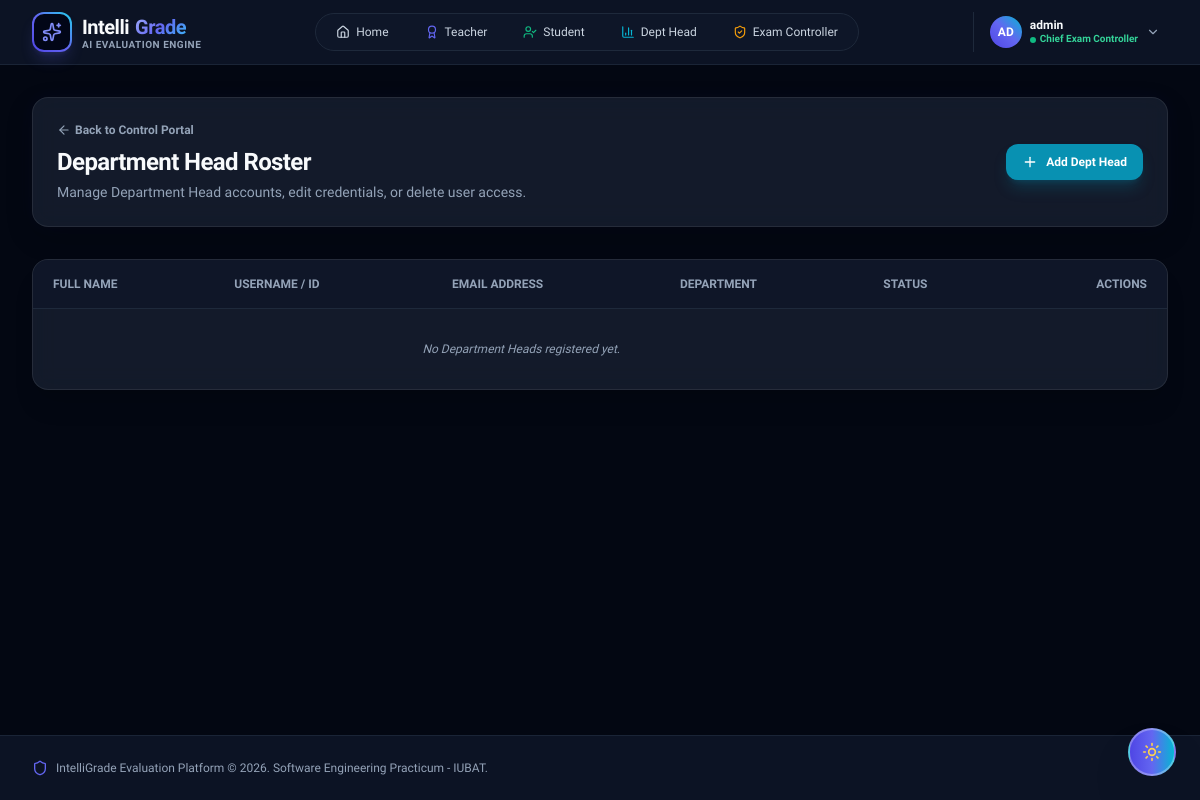
The app's page /controller/dept-heads/ (signed in), older data.
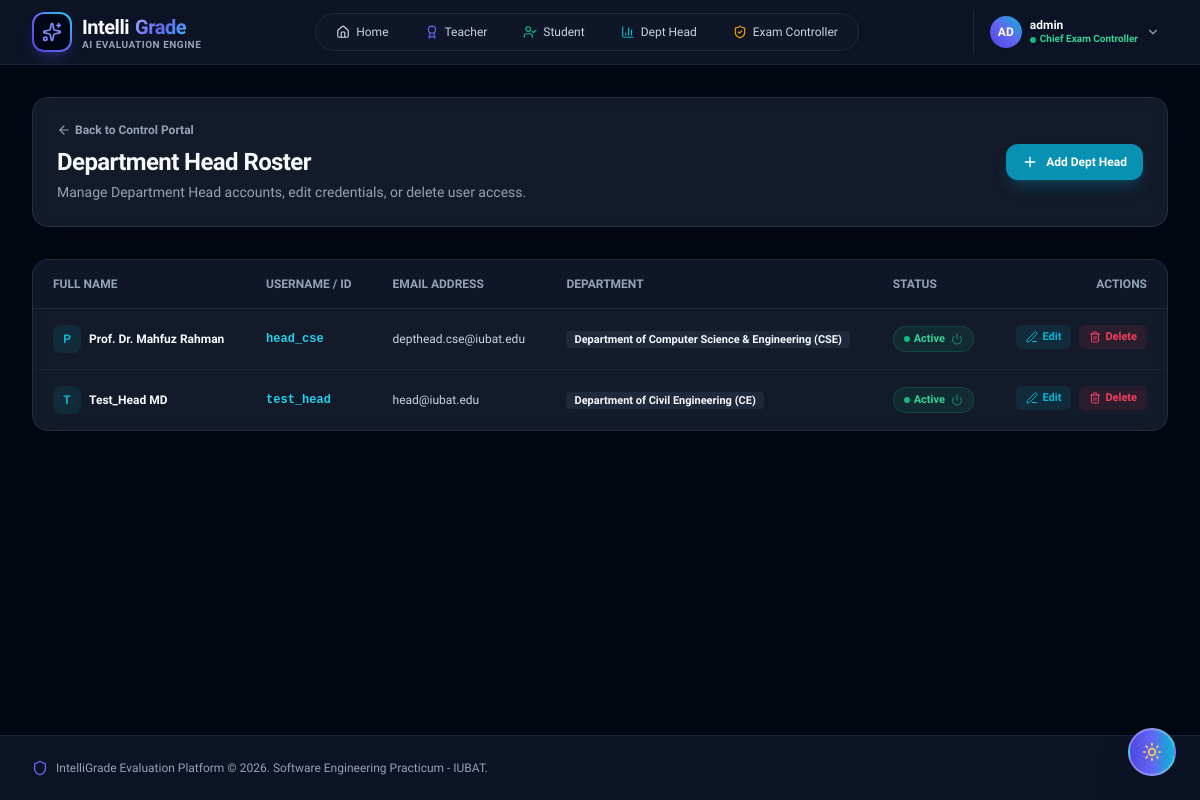
The same page, newer data.
### core/models.py (models this page shows, shortened)
class Profile(models.Model):
    class Role(models.TextChoices):
        ADMIN = 'ADMIN', 'Administrator'
        TEACHER = 'TEACHER', 'Teacher / Examiner'
        STUDENT = 'STUDENT', 'Student'
        DEPARTMENT_HEAD = 'DEPT_HEAD', 'Department Head'
    user = models.OneToOneField(User, on_delete=models.CASCADE, related_name='profile')
    role = models.CharField(max_length=20, choices=Role.choices, default=Role.TEACHER)
    department = models.ForeignKey('Department', on_delete=models.SET_NULL, null=True, blank=True)
    phone_number = models.CharField(max_length=20, blank=True)
    is_approved = models.BooleanField(default=True)

class Department(models.Model):
    name = models.CharField(max_length=150, unique=True)
    code = models.CharField(max_length=30, unique=True)
    school = models.ForeignKey(School, on_delete=models.SET_NULL, null=True, blank=True, related_name='departments')
    college = models.ForeignKey(College, on_delete=models.SET_NULL, null=True, blank=True, related_name='departments')
    is_active = models.BooleanField(default=True)
    created_at = models.DateTimeField(auto_now_add=True)

### core/views.py (the view)
# urls.py: path('controller/dept-heads/', views.dept_heads_list, name='dept_heads_list'),
def dept_heads_list(request):
    if not request.user.is_authenticated or not (request.user.is_superuser or (hasattr(request.user, 'profile') and request.user.profile.role == Profile.Role.ADMIN)):
        messages.error(request, "Access Denied: Restricted to Chief Exam Controller.")
        return redirect('landing_page')
    dept_head_profiles = Profile.objects.filter(role=Profile.Role.DEPARTMENT_HEAD).select_related('user', 'department')
    return render(request, 'core/dept_heads_list.html', {'dept_head_profiles': dept_head_profiles})

### core/templates/core/dept_heads_list.html (shortened to what the changed rows need)
{% extends 'base.html' %}
{% block content %}
<div class="space-y-8">
    <div class="glass-card p-6 rounded-2xl flex flex-col md:flex-row md:items-center justify-between gap-4">
        <div>
            <h1 class="text-2xl font-bold theme-text-primary tracking-tight">Department Head Roster</h1>
        </div>
    </div>
    <div class="glass-card rounded-2xl overflow-hidden shadow-xl">
        <table class="w-full text-left text-xs">
            <thead class="bg-slate-100 dark:bg-slate-900/90 theme-text-muted uppercase font-semibold border-b border-slate-200 dark:border-slate-800">
                <tr>
                    <th class="px-5 py-4">Full Name</th>
                    <th class="px-5 py-4">Username / ID</th>
                    <th class="px-5 py-4">Email Address</th>
                    <th class="px-5 py-4">Department</th>
                    <th class="px-5 py-4">Status</th>
                    <th class="px-5 py-4 text-right">Actions</th>
                </tr>
            </thead>
            <tbody class="divide-y divide-slate-200 dark:divide-slate-800/60 theme-text-secondary font-medium">
                {% for prof in dept_head_profiles %}
                <tr class="hover:bg-slate-100/50 dark:hover:bg-slate-900/50 transition-colors">
                    <td class="px-5 py-4 font-bold theme-text-primary flex items-center gap-2">
                        <div class="w-7 h-7 rounded-lg bg-cyan-500/10 text-cyan-500 font-bold flex items-center justify-center text-xs">
                            {{ prof.user.first_name|slice:":1"|default:prof.user.username|slice:":1"|upper }}
                        </div>
                        <span>{{ prof.user.get_full_name|default:prof.user.username }}</span>
                    </td>
                    <td class="px-5 py-4 font-mono text-cyan-600 dark:text-cyan-400 font-bold">{{ prof.user.username }}</td>
                    <td class="px-5 py-4">{{ prof.user.email|default:"No email provided" }}</td>
                    <td class="px-5 py-4">
                        {% if prof.department %}
                        <span class="px-2 py-0.5 rounded bg-slate-200 dark:bg-slate-800 theme-text-primary text-[11px] font-semibold">{{ prof.department.name }} ({{ prof.department.code }})</span>
                        {% else %}
                        <span class="text-slate-400 italic">Unassigned</span>
                        {% endif %}
                    </td>
                    <td class="px-5 py-4">
                        {% if prof.user.is_active %}
                        <a href="{% url 'toggle_user_status' prof.user.id %}" title="Click to Freeze / Deactivate Department Head" class="px-2.5 py-1 rounded-full bg-emerald-500/10 hover:bg-emerald-500/20 text-emerald-600 dark:text-emerald-400 border border-emerald-500/20 font-bold text-[11px] inline-flex items-center gap-1 transition-all group">
                            <span class="w-1.5 h-1.5 rounded-full bg-emerald-500 animate-pulse"></span>
                            Active <i data-lucide="power" class="w-3 h-3 ml-0.5 opacity-60 group-hover:opacity-100"></i>
                        </a>
                        {% endif %}
                    </td>
                    <td class="px-5 py-4 text-right flex items-center justify-end gap-2">
                        <a href="{% url 'edit_dept_head' prof.user.id %}" class="px-2.5 py-1 bg-cyan-500/10 text-cyan-500 hover:bg-cyan-500/20 rounded-md font-semibold text-[11px] flex items-center gap-1">
                            <i data-lucide="edit-3" class="w-3 h-3"></i> Edit
                        </a>
                        <a href="{% url 'delete_dept_head' prof.user.id %}" onclick="return confirm('Are you sure you want to delete Department Head \'{{ prof.user.get_full_name }}\'?');" class="px-2.5 py-1 bg-rose-500/10 text-rose-500 hover:bg-rose-500/20 rounded-md font-semibold text-[11px] flex items-center gap-1">
                            <i data-lucide="trash-2" class="w-3 h-3"></i> Delete
                        </a>
                    </td>
                </tr>
                {% empty %}
                <tr>
                    <td colspan="5" class="px-5 py-8 text-center theme-text-muted italic">No Department Heads registered yet.</td>
                </tr>
                {% endfor %}
            </tbody>
        </table>
    </div>
</div>
{% endblock %}

Row changes from the older to the newer data that the page shows:
added Profile: user.first_name "P", user.get_full_name "Prof. Dr. Mahfuz Rahman", user.username "head_cse", user.email "depthead.cse@iubat.edu", department.name "Department of Computer Science & Engineering", department.code "CSE", shows "Active"
added Profile: user.first_name "T", user.get_full_name "Test_Head MD", user.username "test_head", user.email "head@iubat.edu", department.name "Department of Civil Engineering", department.code "CE", shows "Active"
Text that changed along with them:
text no longer shown: "No Department Heads registered yet."
